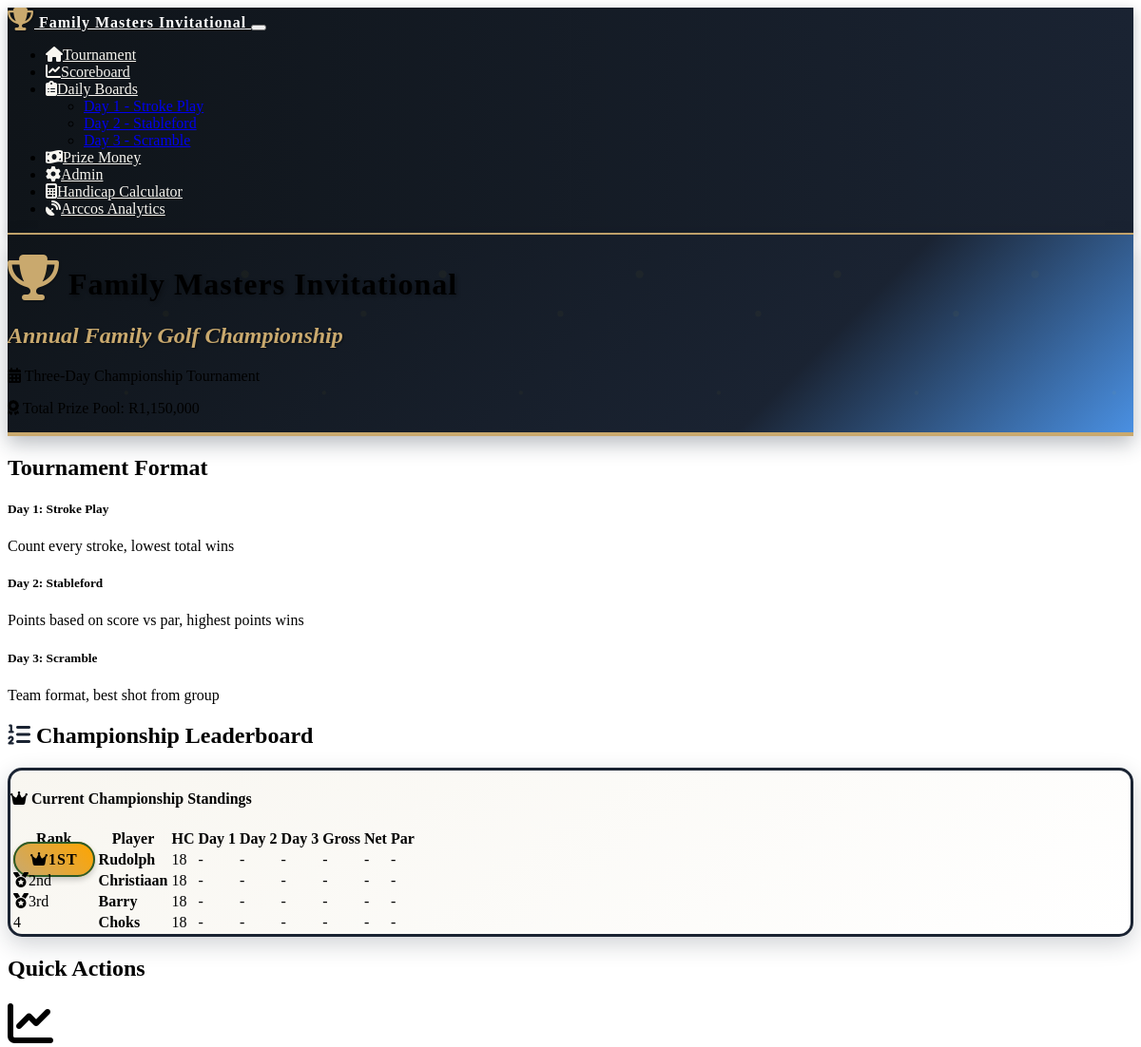
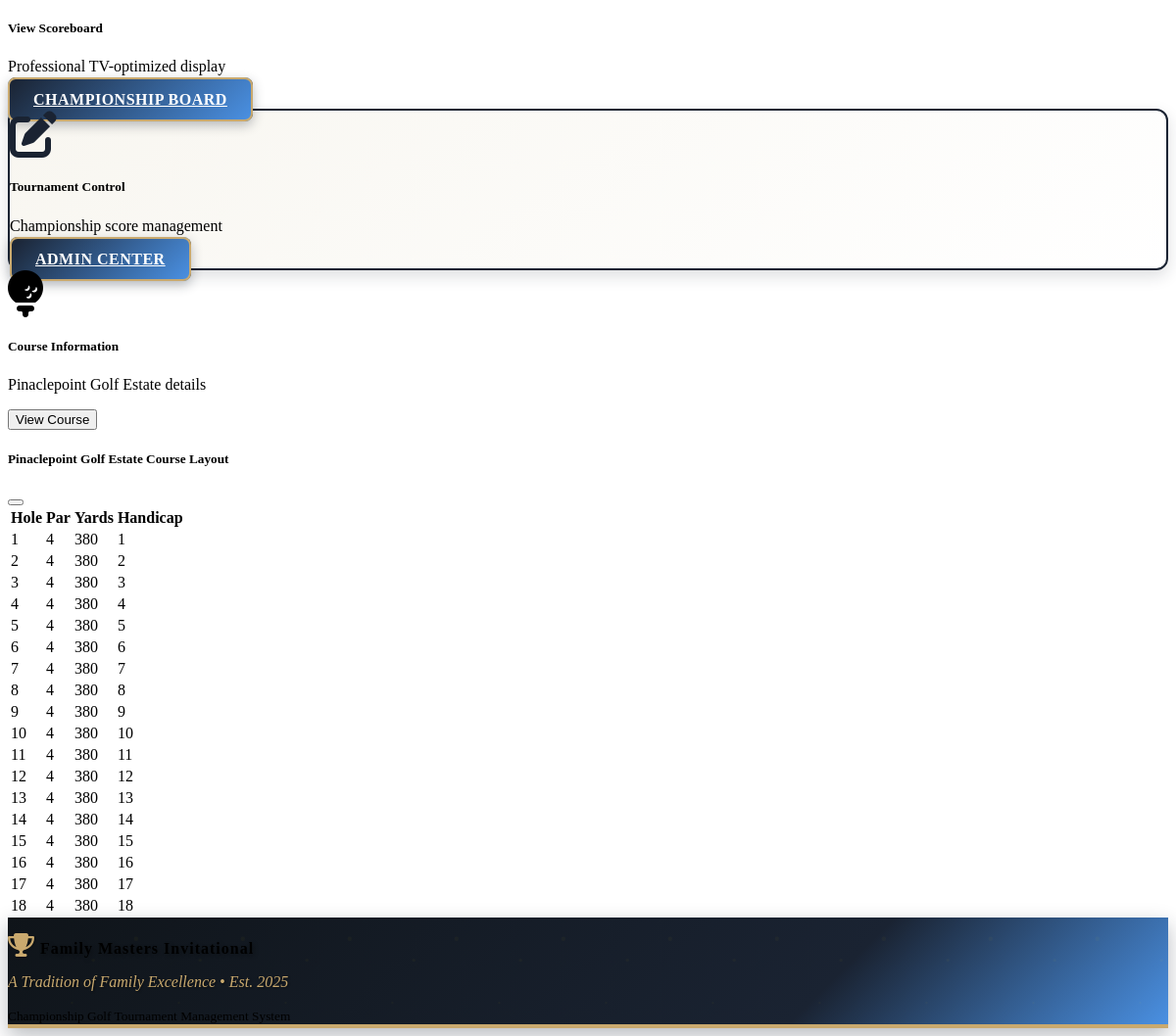
The page / on the database its author committed (2 pictures, top to bottom).
### models.py (models this page shows)
class Round(db.Model):
    id = db.Column(db.Integer, primary_key=True)
    tournament_id = db.Column(db.Integer, db.ForeignKey('tournament.id'), nullable=False)
    day = db.Column(db.Integer, nullable=False)  # 1, 2, or 3
    format = db.Column(db.String(50), nullable=False)  # 'stroke_play', 'stableford', 'scramble'
    date = db.Column(db.Date, nullable=False)
    completed = db.Column(db.Boolean, default=False)
    scores = db.relationship('Score', backref='round', lazy=True)

class Player(db.Model):
    id = db.Column(db.Integer, primary_key=True)
    name = db.Column(db.String(100), nullable=False)
    tournament_id = db.Column(db.Integer, db.ForeignKey('tournament.id'), nullable=False)
    handicap = db.Column(db.Integer, default=0)
    prize_eligible = db.Column(db.Boolean, default=True)  # New field for prize eligibility
    created_at = db.Column(db.DateTime, default=datetime.utcnow)
    scores = db.relationship('Score', backref='player', lazy=True)

### routes.py (the view)
@app.route('/')
def index():
    tournament = Tournament.query.first()
    if not tournament:
        return redirect(url_for('player_setup'))
    players = Player.query.filter_by(tournament_id=tournament.id).all()
    rounds = Round.query.filter_by(tournament_id=tournament.id).order_by(Round.day).all()
    leaderboard = calculate_leaderboard(tournament.id)
    return render_template('index.html',
                         tournament=tournament,
                         players=players,
                         rounds=rounds,
                         leaderboard=leaderboard,
                         tournament_formats=TOURNAMENT_FORMATS)

### templates/index.html
{% extends "base.html" %}
{% block content %}
<div class="container">
    <div class="row mb-4">
        <div class="col-12">
            <div class="card tournament-header">
                <div class="card-body text-center py-5 position-relative">
                    <h1 class="card-title text-white mb-3 tournament-logo display-3">
                        <i class="fas fa-trophy me-3 trophy-icon"></i>
                        Family Masters Invitational
                    </h1>
                    <h2 class="tournament-tagline mb-3">
                        Annual Family Golf Championship
                    </h2>
                    <div class="row justify-content-center">
                        <div class="col-md-8">
                            <p class="card-text text-white mb-2 fs-5">
                                <i class="fas fa-calendar-alt me-2"></i>
                                Three-Day Championship Tournament
                            </p>
                            <p class="card-text text-white-50 mb-0 fs-6">
                                <i class="fas fa-award me-2"></i>
                                Total Prize Pool: R{{ "{:,}".format(1150000) }}
                            </p>
                        </div>
                    </div>
                </div>
            </div>
        </div>
    </div>
    <div class="row mb-4">
        <div class="col-12">
            <h2 class="mb-3">Tournament Format</h2>
            <div class="row">
                {% for day, format_info in tournament_formats.items() %}
                <div class="col-md-4 mb-3">
                    <div class="card h-100">
                        <div class="card-header">
                            <h5 class="mb-0">Day {{ day }}: {{ format_info.name }}</h5>
                        </div>
                        <div class="card-body">
                            <p class="card-text">{{ format_info.description }}</p>
                        </div>
                    </div>
                </div>
                {% endfor %}
            </div>
        </div>
    </div>
    {% if leaderboard %}
    <div class="row mb-4">
        <div class="col-12">
            <h2 class="mb-3 text-center">
                <i class="fas fa-list-ol me-2 text-golf-green"></i>
                Championship Leaderboard
            </h2>
            <div class="card leaderboard-card">
                <div class="card-header text-center">
                    <h4 class="mb-0">
                        <i class="fas fa-crown me-2"></i>
                        Current Championship Standings
                    </h4>
                </div>
                <div class="card-body">
                    <div class="table-responsive">
                        <table class="table table-striped">
                            <thead>
                                <tr>
                                    <th class="text-center">Rank</th>
                                    <th class="text-start">Player</th>
                                    <th class="text-center">HC</th>
                                    <th class="text-center">Day 1</th>
                                    <th class="text-center">Day 2</th>
                                    <th class="text-center">Day 3</th>
                                    <th class="text-center">Gross</th>
                                    <th class="text-center">Net</th>
                                    <th class="text-center">Par</th>
                                </tr>
                            </thead>
                            <tbody>
                                {% for player_data in leaderboard %}
                                <tr class="{% if player_data.rank <= 3 %}table-warning{% endif %}">
                                    <td class="text-center">
                                        {% if player_data.rank == 1 %}
                                            <span class="championship-badge">
                                                <i class="fas fa-crown me-1"></i>1st
                                            </span>
                                        {% elif player_data.rank == 2 %}
                                            <span class="badge bg-secondary fs-6">
                                                <i class="fas fa-medal me-1"></i>2nd
                                            </span>
                                        {% elif player_data.rank == 3 %}
                                            <span class="badge bg-warning text-dark fs-6">
                                                <i class="fas fa-medal me-1"></i>3rd
                                            </span>
                                        {% else %}
                                            <span class="fs-5 fw-bold">{{ player_data.rank }}</span>
                                        {% endif %}
                                    </td>
                                    <td><strong class="fs-5">{{ player_data.player.name }}</strong></td>
                                    <td class="text-center">
                                    <span class="badge bg-primary">{{ player_data.player.handicap }}</span>
                                </td>
                                    <td class="text-center">{{ player_data.day_scores[0] or '-' }}</td>
                                    <td class="text-center">{{ player_data.day_scores[1] or '-' }}</td>
                                    <td class="text-center">{{ player_data.day_scores[2] or '-' }}</td>
                                    <td class="text-center">
                                        {% if player_data.total_score > 0 %}
                                            {{ player_data.total_score }}
                                        {% elif player_data.total_points > 0 %}
                                            {{ player_data.total_points }} pts
                                        {% else %}
                                            -
                                        {% endif %}
                                    </td>
                                    <td class="text-center">
                                        {% if player_data.net_score %}
                                            {{ player_data.net_score }}
                                        {% else %}
                                            -
                                        {% endif %}
                                    </td>
                                    <td class="text-center">
                                        {% if player_data.par_score %}
                                            <span class="badge {% if player_data.par_score == 'E' %}bg-secondary{% elif player_data.par_score.startswith('+') %}bg-danger{% else %}bg-success{% endif %}">
                                                {{ player_data.par_score }}
                                            </span>
                                        {% else %}
                                            -
                                        {% endif %}
                                    </td>
                                </tr>
                                {% endfor %}
                            </tbody>
                        </table>
                    </div>
                </div>
            </div>
        </div>
    </div>
    {% endif %}
    <div class="row">
        <div class="col-12">
            <h2 class="mb-3">Quick Actions</h2>
            <div class="row">
                <div class="col-md-4 mb-3">
                    <div class="card h-100">
                        <div class="card-body text-center">
                            <i class="fas fa-chart-line fa-3x text-primary mb-3"></i>
                            <h5 class="card-title">View Scoreboard</h5>
                            <p class="card-text">Professional TV-optimized display</p>
                            <a href="{{ url_for('scoreboard') }}" class="btn btn-tournament">Championship Board</a>
                        </div>
                    </div>
                </div>
                <div class="col-md-4 mb-3">
                    <div class="card card-tournament h-100">
                        <div class="card-body text-center">
                            <i class="fas fa-edit fa-3x text-golf-green mb-3"></i>
                            <h5 class="card-title">Tournament Control</h5>
                            <p class="card-text">Championship score management</p>
                            <a href="{{ url_for('admin') }}" class="btn btn-tournament">Admin Center</a>
                        </div>
                    </div>
                </div>
                <div class="col-md-4 mb-3">
                    <div class="card h-100">
                        <div class="card-body text-center">
                            <i class="fas fa-golf-ball fa-3x text-info mb-3"></i>
                            <h5 class="card-title">Course Information</h5>
                            <p class="card-text">Pinaclepoint Golf Estate details</p>
                            <button class="btn btn-info" data-bs-toggle="modal" data-bs-target="#courseModal">
                                View Course
                            </button>
                        </div>
                    </div>
                </div>
            </div>
        </div>
    </div>
</div>
<div class="modal fade" id="courseModal" tabindex="-1">
    <div class="modal-dialog modal-lg">
        <div class="modal-content">
            <div class="modal-header">
                <h5 class="modal-title">Pinaclepoint Golf Estate Course Layout</h5>
                <button type="button" class="btn-close" data-bs-dismiss="modal"></button>
            </div>
            <div class="modal-body">
                <div class="table-responsive">
                    <table class="table table-sm">
                        <thead>
                            <tr>
                                <th>Hole</th>
                                <th>Par</th>
                                <th>Yards</th>
                                <th>Handicap</th>
                            </tr>
                        </thead>
                        <tbody>
                            {% for hole in range(1, 19) %}
                            <tr>
                                <td>{{ hole }}</td>
                                <td>4</td>
                                <td>380</td>
                                <td>{{ hole }}</td>
                            </tr>
                            {% endfor %}
                        </tbody>
                    </table>
                </div>
            </div>
        </div>
    </div>
</div>
{% endblock %}

### templates/base.html (shortened to what this page needs)
<!DOCTYPE html>
<html lang="en" data-bs-theme="dark">
<head>
    <link href="https://cdn.replit.com/agent/bootstrap-agent-dark-theme.min.css" rel="stylesheet">
    <link rel="stylesheet" href="https://cdnjs.cloudflare.com/ajax/libs/font-awesome/6.4.0/css/all.min.css">
    <link rel="stylesheet" href="{{ url_for('static', filename='css/custom.css') }}">
</head>
<body>
    <nav class="navbar navbar-expand-lg navbar-dark navbar-tournament mb-4">
        <div class="container">
            <a class="navbar-brand tournament-logo" href="{{ url_for('index') }}">
                <i class="fas fa-trophy me-2 trophy-icon"></i>
                Family Masters Invitational
            </a>
            <button class="navbar-toggler" type="button" data-bs-toggle="collapse" data-bs-target="#navbarNav">
            </button>
            <div class="collapse navbar-collapse" id="navbarNav">
                <ul class="navbar-nav ms-auto">
                    <li class="nav-item">
                        <a class="nav-link" href="{{ url_for('index') }}">
                            <i class="fas fa-home me-1"></i>Tournament
                        </a>
                    </li>
                    <li class="nav-item">
                        <a class="nav-link" href="{{ url_for('scoreboard') }}">
                            <i class="fas fa-chart-line me-1"></i>Scoreboard
                        </a>
                    </li>
                    <li class="nav-item dropdown">
                            <a class="nav-link dropdown-toggle" href="#" role="button" data-bs-toggle="dropdown">
                                <i class="fas fa-clipboard-list me-1"></i>Daily Boards
                            </a>
                            <ul class="dropdown-menu">
                                <li><a class="dropdown-item" href="{{ url_for('day_scorecard_board', day=1) }}">Day 1 - Stroke Play</a></li>
                                <li><a class="dropdown-item" href="{{ url_for('day_scorecard_board', day=2) }}">Day 2 - Stableford</a></li>
                                <li><a class="dropdown-item" href="{{ url_for('day_scorecard_board', day=3) }}">Day 3 - Scramble</a></li>
                            </ul>
                        </li>
                    <li class="nav-item">
                        <a class="nav-link" href="{{ url_for('prize_money') }}">
                            <i class="fas fa-money-bill-wave me-1"></i>Prize Money
                        </a>
                    </li>
                    <li class="nav-item">
                        <a class="nav-link" href="{{ url_for('admin') }}">
                            <i class="fas fa-cog me-1"></i>Admin
                        </a>
                    </li>
                    <li class="nav-item">
                        <a class="nav-link" href="{{ url_for('handicap_dashboard') }}">
                            <i class="fas fa-calculator me-1"></i>Handicap Calculator
                        </a>
                    </li>
                        <li class="nav-item">
                            <a class="nav-link" href="{{ url_for('arccos_dashboard') }}">
                                <i class="fas fa-satellite-dish me-1"></i>Arccos Analytics
                            </a>
                        </li>
                </ul>
            </div>
        </div>
    </nav>
    <main>
        {% block content %}{% endblock %}
    </main>
    <footer class="tournament-header text-light mt-5 py-4">
        <div class="container text-center">
            <p class="mb-1 tournament-logo">
                <i class="fas fa-trophy me-2 trophy-icon"></i>
                Family Masters Invitational
            </p>
            <p class="tournament-tagline mb-0">A Tradition of Family Excellence • Est. 2025</p>
            <small class="text-white-50">Championship Golf Tournament Management System</small>
        </div>
    </footer>
</body>
</html>

### rows shown on the page
Round: day "2", name "Stableford", description "Points based on score vs par, highest points wins"
Round: day "3", name "Scramble", description "Team format, best shot from group"
Player: player.name "Rudolph", player.handicap "18"
Player: player.name "Christiaan", player.handicap "18"
Player: player.name "Barry", player.handicap "18"
Player: player.name "Choks", player.handicap "18"

### other values the page prints
{{ "{:,}".format(1150000) }} "1,150,000"
{{ day }} "1"
{{ player_data.day_scores[0] or '-' }} "-" "-" "-" "-"
{{ player_data.day_scores[1] or '-' }} "-" "-" "-" "-"
{{ player_data.day_scores[2] or '-' }} "-" "-" "-" "-"
{{ player_data.rank }} "4"
{{ hole }} "1" "2" "3" "4" "5" "6" "7" "8" "9" "10" "11" "12" "13" "14" "15" "16" "17" "18"
